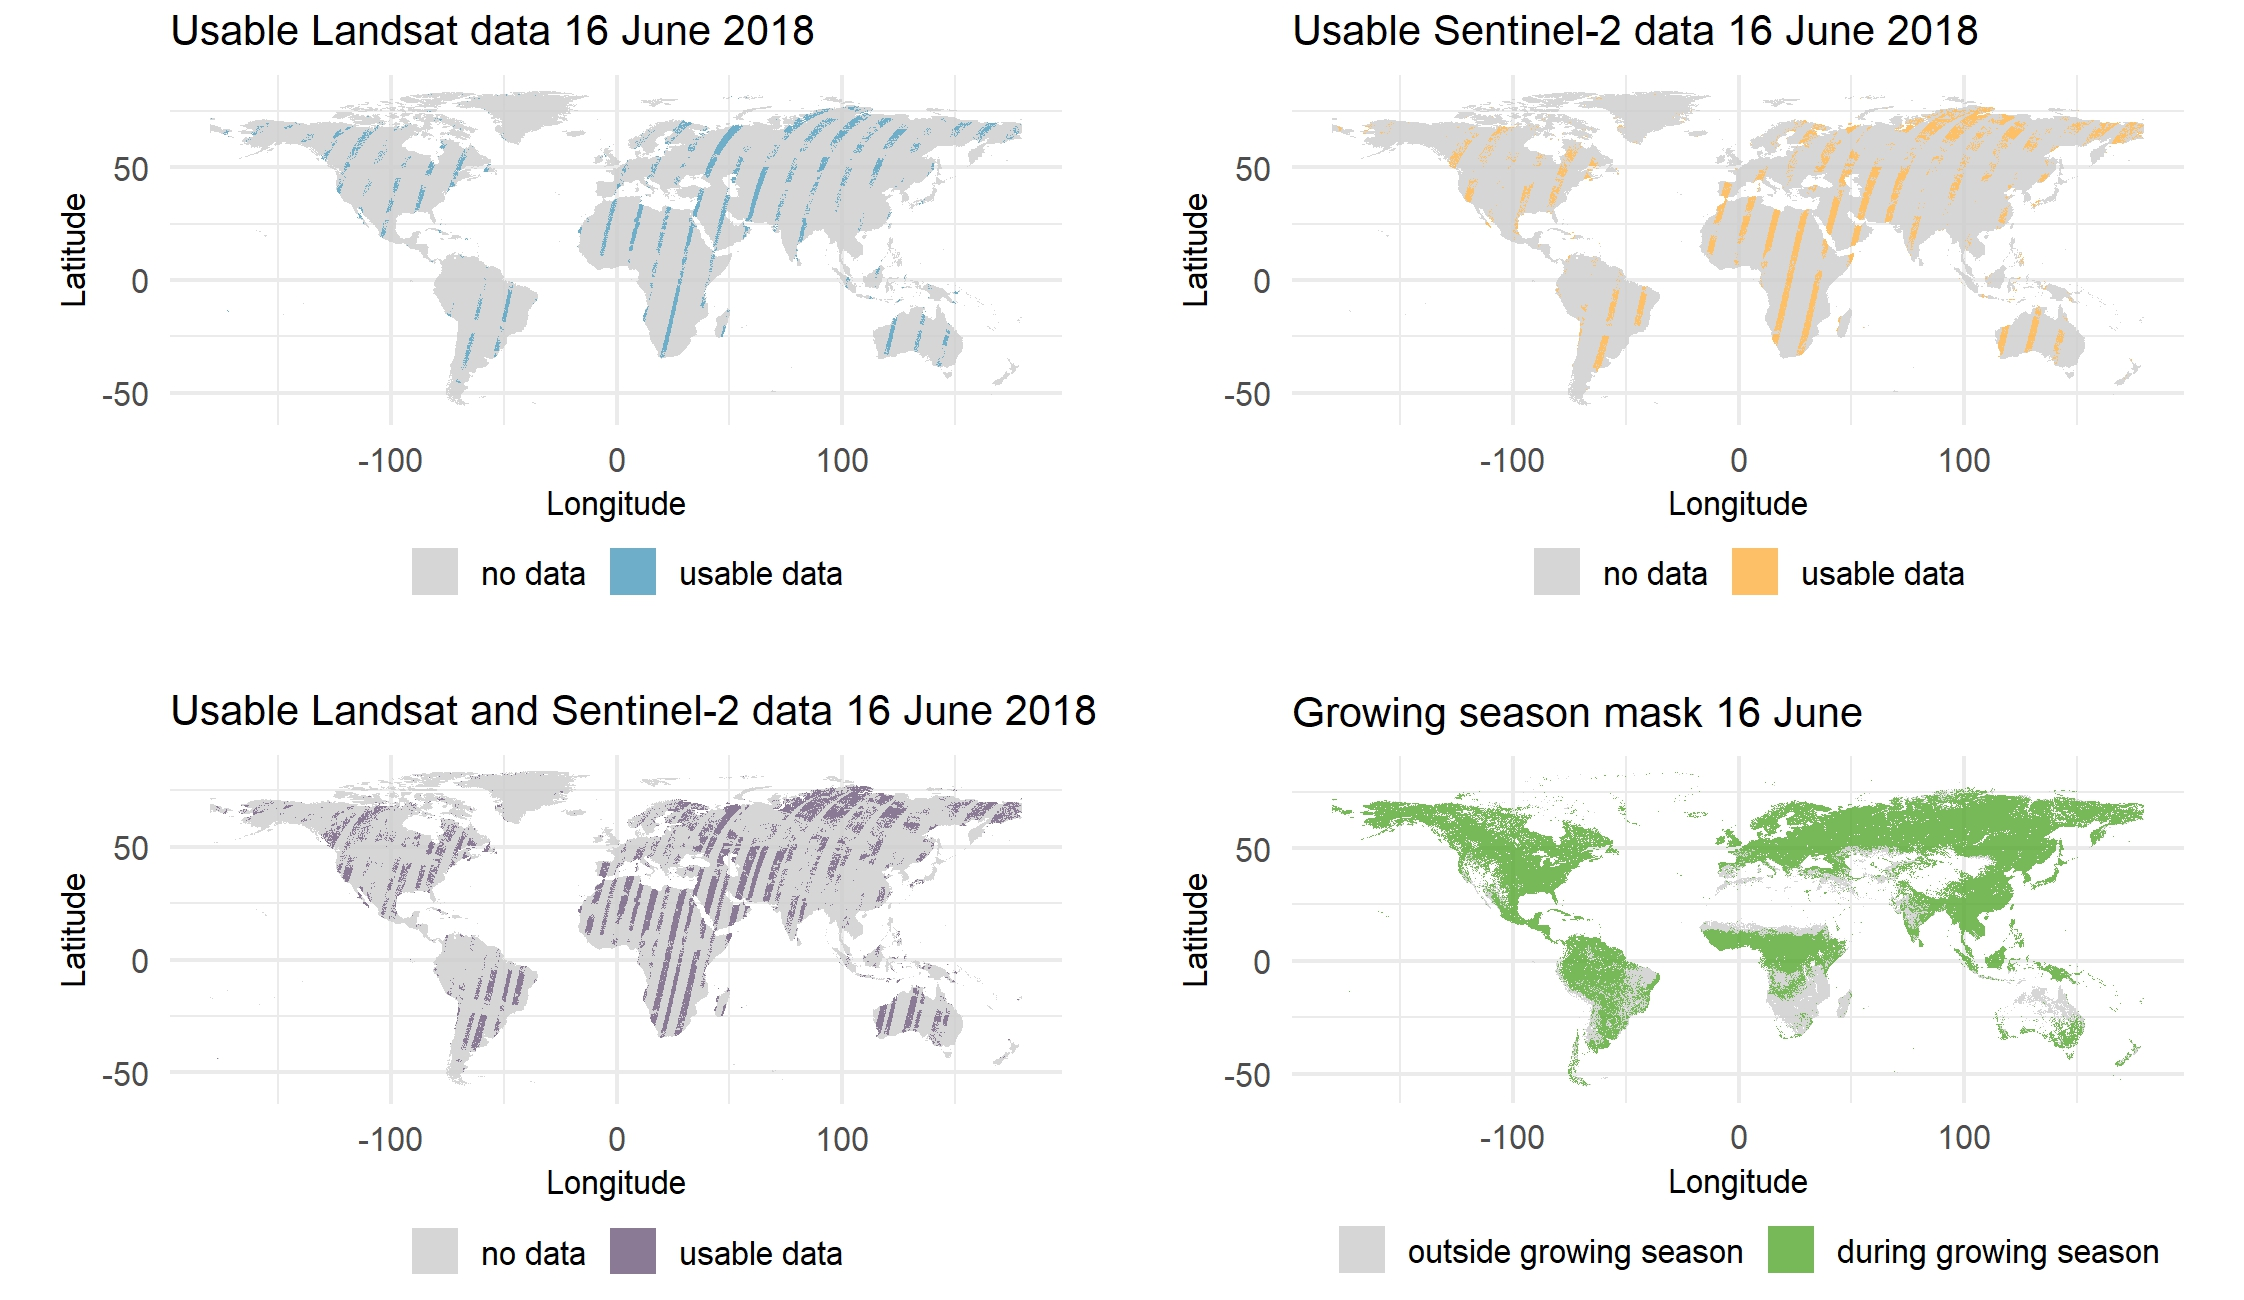

This figure's R source:
#+
# :DESCRIPTION: Code rendering Figure 1 for Lewinska et all. 'Global overview of usable Landsat and Sentinel-2 data for 1982-2023' 
#               in preparation for Data in Brief
#
# :AUTHOR: Katarzyna Ewa Lewińska
# :DATE: 18 April 2024
# :VERSION: 1.0
# :PREREQUISITE: Local copy of the dataset: Lewińska, Katarzyna Ewa et al. (2024). Global overview of cloud-, snow-, and shade-free 
#                Landsat (1982-2023) and Sentinel-2 (2015-2023) data [Dataset]. Dryad. https://doi.org/10.5061/dryad.gb5mkkwxm
#                location specifiec with `inDir` variable
# :DISCLAIMER:   The author of this code accepts no responsibility for errors or omissions in this work
#                and shall not be liable for any damage caused by these.
#-

# :ENVIRONMENT: #
library(data.table)
library(raster)
library(sp)
library(gridExtra)
library(ggplot2)
library(grid)
library(dplyr)

# :INPUTS: #
inDir <- '/.../' # path to the folder comprising the https://doi.org/10.5061/dryad.gb5mkkwxm

td <- '2018_06_16' # target date for the data used in the Figure 1. Can be modified [YYYY_MM_DD]


# :OUTPUTS: #
outplot = paste0(inDir,'/Figure_1.jpg') #if not changed the figure will be written out to the inDir


# :CODE: #

inL <- paste0(inDir, '/GLOBAL_LND_1982-2023_CSO.csv')
inS <- paste0(inDir, '/GLOBAL_S2_2015-2023_CSO.csv')
inP <- paste0(inDir, '/GLOBAL_GrowingSeason.csv')

dbL <- fread(inL)
dbS <- fread(inS)
dbP <- fread(inP)

# select only those GS points that are in other datasets
index <- dbP$id %in% dbL$id
dbP <- dbP[index,]
dbP <- dbP[order(dbP$id),]

b <- paste0("L_",td)
bR <- paste0('Regular_',substring(td,6,10))

dataL <- dbL[,..b]
dataS <- dbS[,..b]
dataP <- dbP[,..bR] 

# Lon and Lat 
ras.xmn<-min(dbL$Lat)
ras.xmx<-max(dbL$Lat)
ras.ymn<-min(dbL$Lon)
ras.ymx<-max(dbL$Lon)

# offset the pixel origin by the 1/2 of the resolution to render correctly 
SHIFT = 0.09

crs_laea = "+proj=longlat +datum=WGS84 +no_defs"
crs_laesshift = "+proj=longlat +datum=WGS84 +towgs84=0,0,0 +no_defs"

empty <- raster(xmn=ras.xmn+SHIFT, xmx=ras.xmx+SHIFT, ymn=ras.ymn-SHIFT, ymx=ras.ymx-SHIFT, res=0.18, ncol=1997, nrows=792,
                crs=crs_laesshift)

coord <- data.frame(cbind(dbL$Lat, dbL$Lon))


# Landsat
rL <- rasterize(coord, empty, field=dataL, fun = mean, na.rm = TRUE)

# Sentinel-2
rS <- rasterize(coord, empty, field=dataS, fun = mean, na.rm = TRUE)

# Phenology
rP <- rasterize(coord, empty, field=dataP, fun = mean, na.rm = TRUE)


# Plots: Landsat
test_spdf <- as(rL, "SpatialPixelsDataFrame")
test_df <- as.data.frame(test_spdf)
colnames(test_df) <- c("value", "Latitude", "Longitude")
test_df$value <- as.factor(test_df$value)

pL <- ggplot() +  
  geom_tile(data=test_df, aes(x=Longitude, y=Latitude, fill=value), alpha=0.8) + 
  coord_equal() +
  theme_minimal() +
  ggtitle("Usable Landsat data 16 June 2018") +
  scale_fill_manual(values=c("#cccccc","#4b9abb"), 
                      labels=c('no data', 'usable data'), 
                      limits=c('0','1'), name="") + 
  theme(legend.position="bottom",
        plot.title = element_text(size=10, hjust=0),
        axis.title.y=element_text(size=8),
        axis.title.x=element_text(size=8),
        axis.text.y=element_text(size=8),
        axis.text.x=element_text(size=8),
        legend.text=element_text(size=8),
        legend.key.size = unit(0.4, 'cm'),
        legend.box.margin=margin(-10,-10,-10,-10),
        plot.margin=unit(c(-2,0.5,-1.5,0.5), "cm"))


# Plots: Sentinel-2
test_spdf <- as(rS, "SpatialPixelsDataFrame")
test_df <- as.data.frame(test_spdf)
colnames(test_df) <- c("value", "Latitude", "Longitude")
test_df$value <- as.factor(test_df$value)

pS <- ggplot() +  
  geom_tile(data=test_df, aes(x=Longitude, y=Latitude, fill=value), alpha=0.8) + 
  coord_equal() +
  theme_minimal() +
  ggtitle("Usable Sentinel-2 data 16 June 2018") +
  scale_fill_manual(values=c("#cccccc","#fcb040"), 
                    labels=c('no data', 'usable data'), 
                    limits=c('0','1'), name="") + 
  theme(legend.position="bottom",
        plot.title = element_text(size=10, hjust=0),
        axis.title.y=element_text(size=8),
        axis.title.x=element_text(size=8),
        axis.text.y=element_text(size=8),
        axis.text.x=element_text(size=8),
        legend.text=element_text(size=8),
        legend.key.size = unit(0.4, 'cm'),
        legend.box.margin=margin(-10,-10,-10,-10),
        plot.margin=unit(c(-2,0.5,-1.5,0.5), "cm"))


# Plots: Landsat + Sentinel-2
test_spdf <- as(rL+rS, "SpatialPixelsDataFrame")
test_spdf[test_spdf@data > 1] = 1
test_df <- as.data.frame(test_spdf)
colnames(test_df) <- c("value", "Latitude", "Longitude")

test_df$value <- as.factor(test_df$value)

p <- ggplot() +  
  geom_tile(data=test_df, aes(x=Longitude, y=Latitude, fill=value), alpha=0.8) + 
  coord_equal() +
  theme_minimal() +
  ggtitle("Usable Landsat and Sentinel-2 data 16 June 2018") +
  scale_fill_manual(values=c("#cccccc","#6d597a", '#6d597a'), 
                    labels=c('no data', 'usable data', ''), 
                    limits=c('0','1'), name="") + 
  theme(legend.position="bottom",
        plot.title = element_text(size=10, hjust=0),
        axis.title.y=element_text(size=8),
        axis.title.x=element_text(size=8),
        axis.text.y=element_text(size=8),
        axis.text.x=element_text(size=8),
        legend.text=element_text(size=8),
        legend.key.size = unit(0.4, 'cm'),
        legend.box.margin=margin(-10,-10,-10,-10),
        plot.margin=unit(c(-2,0.5,-2,0.5), "cm"))


# Plots: phenology
test_spdf <- as(rP, "SpatialPixelsDataFrame")
test_df <- as.data.frame(test_spdf)
colnames(test_df) <- c("value", "Latitude", "Longitude")
test_df$value <- as.factor(test_df$value)

pP <- ggplot() +  
  geom_tile(data=test_df, aes(x=Longitude, y=Latitude, fill=value), alpha=0.8) + 
  coord_equal() +
  theme_minimal() +
  ggtitle("Growing season mask 16 June") +
  scale_fill_manual(values=c("#cccccc","#55a630"), 
                    labels=c('outside growing season', 'during growing season'), 
                    limits=c('0','1'), name="") + 
  theme(legend.position="bottom",
        plot.title = element_text(size=10, hjust=0),
        axis.title.y=element_text(size=8),
        axis.title.x=element_text(size=8),
        axis.text.y=element_text(size=8),
        axis.text.x=element_text(size=8),
        legend.text=element_text(size=8),
        legend.key.size = unit(0.4, 'cm'),
        legend.box.margin=margin(-10,-10,-10,-10),
        plot.margin=unit(c(-2,0.5,-2,0.5), "cm"))



jpeg(outplot, width=2244, height=1300, units='px', res=300, quality = 100)

grid.arrange(grobs=list(pL, pS, p, pP),
             widths=c(1,1),
             heights=c(1,1)
)

dev.off()


# :END OF THE CODE: #
